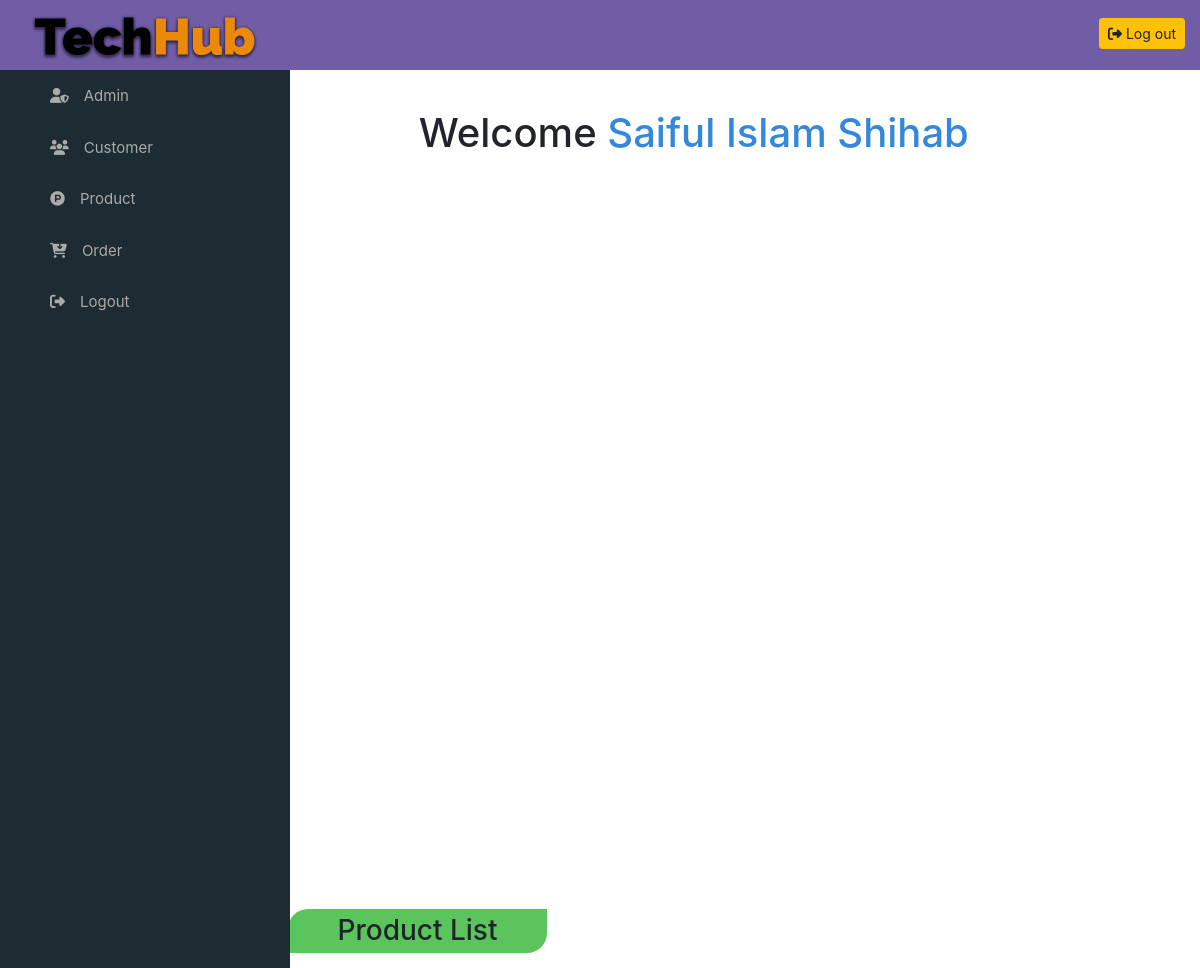
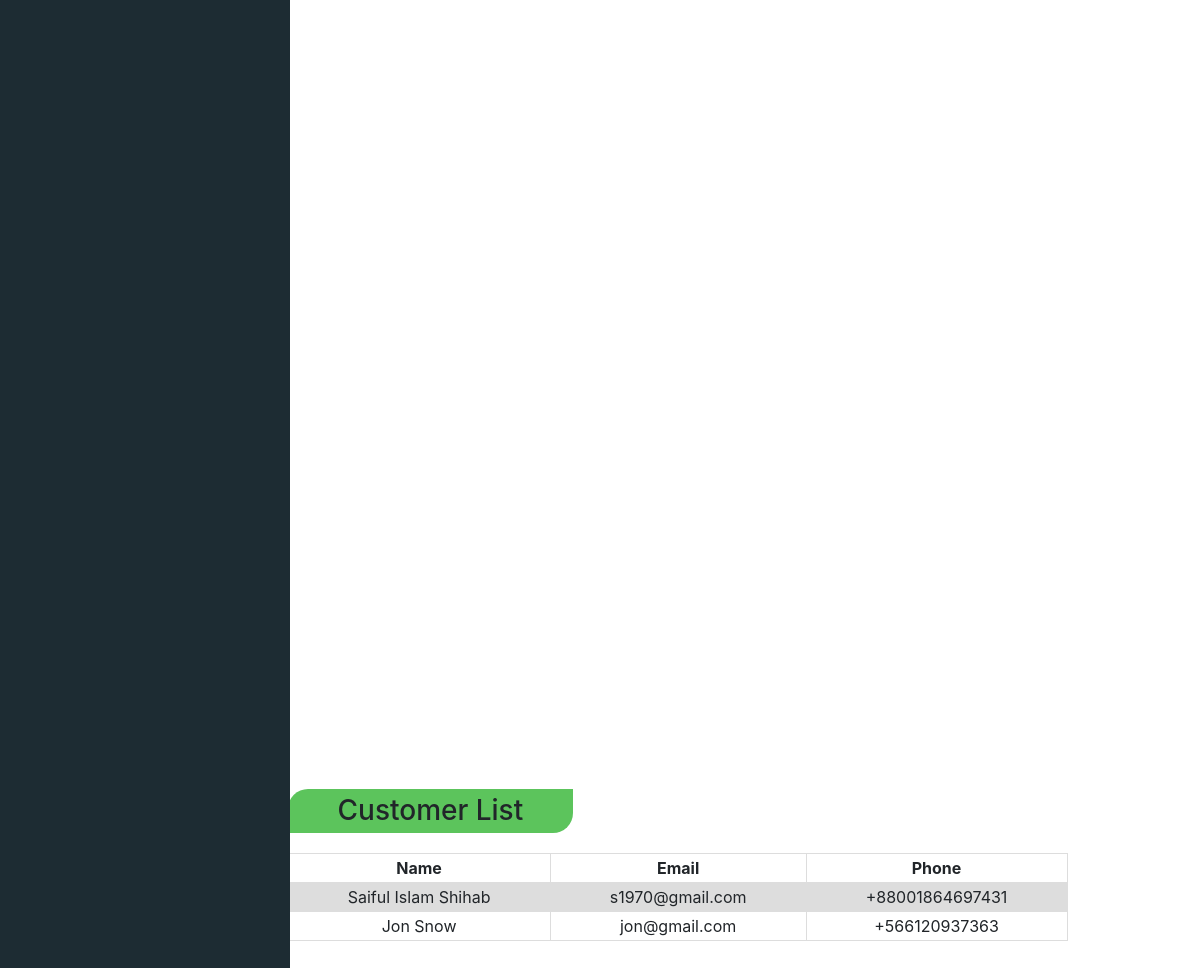
The app's page /admin-dashboard.php (signed in) with its own data (2 pictures, top to bottom).
### tables this page shows
CREATE TABLE `customer_registration` (
  `customer_id` int(11) NOT NULL,
  `customer_name` varchar(30) NOT NULL,
  `customer_email` varchar(30) NOT NULL,
  `customer_password` varchar(15) NOT NULL,
  `country_code` varchar(10) NOT NULL,
  `customer_phone` varchar(15) NOT NULL
);

### DBConfig.php (called while the page is built, shortened)
<?php
class DBConfig{
	private $_host = "localhost";
	private $_username = "root";
	private $_password = "";
	private $_database = "techhub";
	protected $connection;
	public function __construct(){
		if(!isset($this->connection)){
			$this->connection = new mysqli($this->_host,$this->_username,$this->_password,$this->_database);
		}
		return $this->connection;
	}
}
?>

### Crud.php (called while the page is built, shortened)
<?php
include_once 'DBConfig.php';
class Crud extends DBConfig{
	public function getData($query){
		$result = $this->connection->query($query);
			$rows = array();
			while($row = $result->fetch_assoc()){
				$rows[] = $row;
			}
		return $rows;
	}
}
?>

### admin-dashboard.php (the view, shortened to what this page needs)
<?php
	include_once 'Crud.php';
	$crud = new Crud();
?>
<!DOCTYPE html>
<html lang="en">
<head>
</head>
<body>
</body>
</html>
<!DOCTYPE html>
<html lang="en">
<head>
	<link rel="stylesheet" href="bootstrap/css/bootstrap.min.css">
	<link rel="stylesheet" href="css/admin-dashboard.css">
	<link rel="stylesheet" href="fontawesome/css/all.min.css">
</head>
<body>
	 <div class="dashboard">
		<div class="row head fixed-top">
				<div class="col-3">
					<div class="logo">
		 				<a href="index.php">
		 				<img src="images/logo.png" alt="" style="width: 230px;">
		 				</a>
		 			</div>
		 		</div>
				<div class="col-6 text-center">
				</div>
				<div class="col-3">
	 				<div class="logout float-right">
	 					<a class="btn btn-sm btn-warning" href="admin-logout.php"><i class="fas fa-sign-out-alt"></i>Log out</a>
	 				</div>
	 			 </div>
		</div>
	 	<div class="row content">
	 			 <div class="col-2">
	 			 	<div class="sidebar">
		 			 <div id="main-menu" class="list-group pt">
	 				 <a href="#Welcome" class="list-group-item"><i class="fas fa-user-shield"></i>Admin</a>
	 		 		 <a href="#customer-list" class="list-group-item"><i class="fas fa-users"></i>Customer</a>
	 				 <a href="#sub-menu" class="list-group-item" data-toggle="collapse" data-parent="#main-menu"><i class="fab fa-product-hunt"></i>Product</a>
	 					 <a href=""class="list-group-item"><i class="fas fa-cart-arrow-down"></i>Order</a>
	 				 <a href=""class="list-group-item"><i class="fas fa-sign-out-alt"></i>Logout</a>
	 				 </div>
	 			</div>
	 		</div>
	 		 <div class="col-10 content">
	 			<div class="content_manage">
				<section id="Welcome" class="wlc content-section-section">
					<center> <h1>Welcome <span style="color: #38d"><?php echo $_SESSION['name'];?></span> </h1> </center>
				</section>
	 				<section id="product_list" class="content-section-section mb-5">
	 					<h3 id="content-header">Product List</h3>
	 				</section>
					<section id="customer-list" class="content-section-section">
						<h3 id="content-header">Customer List</h3>
	 					<table>
						    <tr>
						        <th>Name</th>
						        <th>Email</th>
						        <th>Phone</th>
						    </tr>
						    <?php
						    $query = "select * from  customer_registration";
							$result = $crud->getData($query);
						        foreach($result as $res){
						            echo"<tr>";
						            echo"<td>".$res['customer_name']."</td>";
						            echo"<td>".$res['customer_email']."</td>";
						            echo"<td>".$res['country_code'].$res['customer_phone']."</td>";
						            echo"</tr>";
						        }
						    ?>
						</table>
					</section>
	 			</div>
	 		</div>
	 	</div>
	 </div>
</body>
</html>

### css/admin-dashboard.css (style rules this page uses)
body { margin: 0; padding:0; }
.head { height: 70px; background: #715CA6; padding-right: 0; padding-left: 0; }
.head .logo { margin: 12px 30px; }
.head .logout { margin: 18px 0px; }
.head .logout i { margin-right: 4px; }
.content { margin-top:70px ; }
.sidebar { padding-right: 0; background: #1D2C33; z-index: 1; width: 290px; height: 100%; position: fixed; }
#main-menu a { border: none; display: block; padding:15px 50px; text-decoration: none; font-size: 15px; background: none; color: #aaa; }
i { margin-right: 15px; }
.content { padding-left: 0; padding-right: 0; }
.row { margin-right:0; }
.content_manage { padding: 100px; margin-top: -235px; }
#content-header { background: #5cc45c; display: inline-block; padding: 5px 50px; border-radius: 20px 0px 20px 0px; margin-bottom: 20px; }
.content-section-section { min-height: 100vh; padding-top:6.5rem; }
#product_list table, #customer-list table, #myaccount table { border-collapse: collapse; }
#customer-list table, #myaccount table { width: 96%; }
#product_list td, th, #myaccount td, th, #customer-list td, th { border: 1px solid #dddddd; text-align: center; padding: 2px 55px; }
#product_list tr:nth-child(even) , #customer-list tr:nth-child(even), #myaccount tr:nth-child(even) { background-color: #dddddd; }

### records on screen
customer_registration: customer_name "Saiful Islam Shihab", customer_email "s1970@gmail.com", country_code "+880", customer_phone "01864697431"
customer_registration: customer_name "Jon Snow", customer_email "jon@gmail.com", country_code "+566", customer_phone "120937363"

### other values on screen
$_SESSION['name'] "Saiful Islam Shihab"
